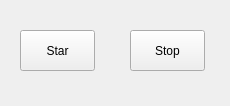
<?xml version="1.0" encoding="UTF-8"?>
<ui version="4.0">
 <class>MainWindow</class>
 <widget class="QMainWindow" name="MainWindow">
  <property name="geometry">
   <rect>
    <x>0</x>
    <y>0</y>
    <width>230</width>
    <height>106</height>
   </rect>
  </property>
  <property name="minimumSize">
   <size>
    <width>230</width>
    <height>106</height>
   </size>
  </property>
  <property name="windowTitle">
   <string>MainWindow</string>
  </property>
  <widget class="QWidget" name="centralWidget">
   <widget class="QPushButton" name="StarButton">
    <property name="geometry">
     <rect>
      <x>20</x>
      <y>30</y>
      <width>75</width>
      <height>41</height>
     </rect>
    </property>
    <property name="text">
     <string>Star</string>
    </property>
   </widget>
   <widget class="QPushButton" name="StopButton">
    <property name="geometry">
     <rect>
      <x>130</x>
      <y>30</y>
      <width>75</width>
      <height>41</height>
     </rect>
    </property>
    <property name="text">
     <string>Stop</string>
    </property>
   </widget>
  </widget>
 </widget>
 <layoutdefault spacing="6" margin="11"/>
 <resources/>
 <connections/>
</ui>
